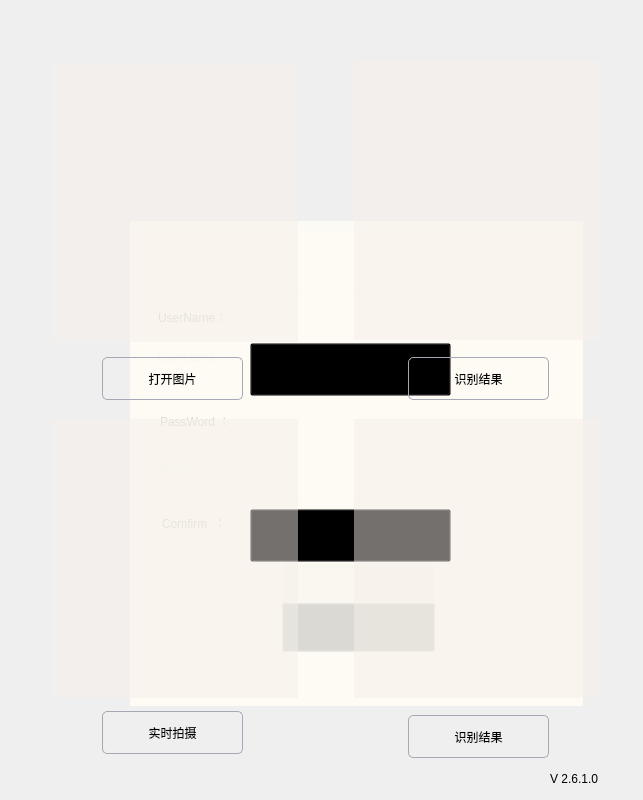
<?xml version="1.0" encoding="UTF-8"?>
<ui version="4.0">
 <class>gui</class>
 <widget class="QMainWindow" name="gui">
  <property name="geometry">
   <rect>
    <x>0</x>
    <y>0</y>
    <width>643</width>
    <height>800</height>
   </rect>
  </property>
  <property name="windowTitle">
   <string>gui</string>
  </property>
  <widget class="QWidget" name="centralwidget">
   <widget class="QLabel" name="background">
    <property name="geometry">
     <rect>
      <x>0</x>
      <y>0</y>
      <width>643</width>
      <height>800</height>
     </rect>
    </property>
    <property name="text">
     <string/>
    </property>
    <property name="pixmap">
     <pixmap resource="rec.qrc">:/new/prefix1/jpeg/login.jpg</pixmap>
    </property>
    <property name="scaledContents">
     <bool>true</bool>
    </property>
   </widget>
   <widget class="QWidget" name="login_widget" native="true">
    <property name="geometry">
     <rect>
      <x>0</x>
      <y>49</y>
      <width>643</width>
      <height>751</height>
     </rect>
    </property>
    <property name="styleSheet">
     <string notr="true">
background-color: transparent;
</string>
    </property>
    <widget class="QPushButton" name="loginButton">
     <property name="geometry">
      <rect>
       <x>282</x>
       <y>514</y>
       <width>153</width>
       <height>49</height>
      </rect>
     </property>
     <property name="styleSheet">
      <string notr="true">
                    font: 17pt &quot;华文楷体&quot;;
                </string>
     </property>
     <property name="text">
      <string>登录</string>
     </property>
    </widget>
    <widget class="QLabel" name="label_2">
     <property name="geometry">
      <rect>
       <x>130</x>
       <y>182</y>
       <width>453</width>
       <height>475</height>
      </rect>
     </property>
     <property name="styleSheet">
      <string notr="true">background-color: rgba(254, 251, 244, 220);

</string>
     </property>
     <property name="text">
      <string/>
     </property>
    </widget>
    <widget class="QLabel" name="label_Username">
     <property name="geometry">
      <rect>
       <x>158</x>
       <y>284</y>
       <width>103</width>
       <height>47</height>
      </rect>
     </property>
     <property name="styleSheet">
      <string notr="true">font: 500 15pt &quot;爱奇艺黑体 Medium&quot;;</string>
     </property>
     <property name="text">
      <string>UserName：</string>
     </property>
    </widget>
    <widget class="QLabel" name="label_Password">
     <property name="geometry">
      <rect>
       <x>160</x>
       <y>396</y>
       <width>105</width>
       <height>47</height>
      </rect>
     </property>
     <property name="styleSheet">
      <string notr="true">font: 500 15pt &quot;爱奇艺黑体 Medium&quot;;</string>
     </property>
     <property name="text">
      <string>PassWord：</string>
     </property>
    </widget>
    <widget class="QLineEdit" name="Username_LineEdit">
     <property name="geometry">
      <rect>
       <x>266</x>
       <y>284</y>
       <width>285</width>
       <height>45</height>
      </rect>
     </property>
     <property name="styleSheet">
      <string notr="true">font: 16pt &quot;方正粗黑宋简体&quot;;</string>
     </property>
    </widget>
    <widget class="QLineEdit" name="Password_LineEdit">
     <property name="geometry">
      <rect>
       <x>266</x>
       <y>396</y>
       <width>285</width>
       <height>45</height>
      </rect>
     </property>
     <property name="styleSheet">
      <string notr="true">font: 16pt &quot;方正粗黑宋简体&quot;;</string>
     </property>
    </widget>
    <zorder>label_2</zorder>
    <zorder>loginButton</zorder>
    <zorder>label_Username</zorder>
    <zorder>label_Password</zorder>
    <zorder>Password_LineEdit</zorder>
    <zorder>Username_LineEdit</zorder>
   </widget>
   <widget class="QWidget" name="operator_widget" native="true">
    <property name="geometry">
     <rect>
      <x>0</x>
      <y>49</y>
      <width>643</width>
      <height>751</height>
     </rect>
    </property>
    <property name="styleSheet">
     <string notr="true">
background-color: transparent;
</string>
    </property>
    <widget class="QLabel" name="label_4">
     <property name="geometry">
      <rect>
       <x>0</x>
       <y>0</y>
       <width>643</width>
       <height>751</height>
      </rect>
     </property>
     <property name="text">
      <string/>
     </property>
     <property name="pixmap">
      <pixmap resource="rec.qrc">:/new/prefix1/jpeg/background.jpg</pixmap>
     </property>
     <property name="scaledContents">
      <bool>true</bool>
     </property>
    </widget>
    <widget class="QPushButton" name="btn_open_image">
     <property name="geometry">
      <rect>
       <x>102</x>
       <y>308</y>
       <width>141</width>
       <height>43</height>
      </rect>
     </property>
     <property name="sizePolicy">
      <sizepolicy hsizetype="Minimum" vsizetype="Expanding">
       <horstretch>0</horstretch>
       <verstretch>0</verstretch>
      </sizepolicy>
     </property>
     <property name="minimumSize">
      <size>
       <width>0</width>
       <height>0</height>
      </size>
     </property>
     <property name="maximumSize">
      <size>
       <width>16777215</width>
       <height>16777215</height>
      </size>
     </property>
     <property name="toolTip">
      <string>Close</string>
     </property>
     <property name="styleSheet">
      <string notr="true">QPushButton {	
	color:black;
	font:16pt&quot;华文新魏&quot;;
	border: 1px solid #A7A8B6;
	border-radius: 8px;
	background-color: transparent;
     padding: 10px;
     border-radius: 5px;
}
QPushButton:hover {
     background-color: rgba(244, 239, 231,180);
	border: 1px solid #726f6b;
}
QPushButton:pressed {	
	border: 1px solid #A7A8B6;
}</string>
     </property>
     <property name="text">
      <string>打开图片</string>
     </property>
    </widget>
    <widget class="QLabel" name="image_board">
     <property name="geometry">
      <rect>
       <x>52</x>
       <y>14</y>
       <width>246</width>
       <height>279</height>
      </rect>
     </property>
     <property name="styleSheet">
      <string notr="true">     background-color: rgba(244, 239, 231,120);</string>
     </property>
     <property name="text">
      <string/>
     </property>
    </widget>
    <widget class="QPushButton" name="btn_capture_frame">
     <property name="geometry">
      <rect>
       <x>102</x>
       <y>662</y>
       <width>141</width>
       <height>43</height>
      </rect>
     </property>
     <property name="sizePolicy">
      <sizepolicy hsizetype="Minimum" vsizetype="Expanding">
       <horstretch>0</horstretch>
       <verstretch>0</verstretch>
      </sizepolicy>
     </property>
     <property name="minimumSize">
      <size>
       <width>0</width>
       <height>0</height>
      </size>
     </property>
     <property name="maximumSize">
      <size>
       <width>16777215</width>
       <height>16777215</height>
      </size>
     </property>
     <property name="toolTip">
      <string>Close</string>
     </property>
     <property name="styleSheet">
      <string notr="true">QPushButton {	
	color:black;
	font:16pt&quot;华文新魏&quot;;
	border: 1px solid #A7A8B6;
	border-radius: 8px;
	background-color: transparent;
     padding: 10px;
     border-radius: 5px;
}
QPushButton:hover {
     background-color: rgba(244, 239, 231,180);
	border: 1px solid #726f6b;
}
QPushButton:pressed {	
	border: 1px solid #A7A8B6;
}</string>
     </property>
     <property name="text">
      <string>实时拍摄</string>
     </property>
    </widget>
    <widget class="QLabel" name="canema_save">
     <property name="geometry">
      <rect>
       <x>52</x>
       <y>370</y>
       <width>246</width>
       <height>279</height>
      </rect>
     </property>
     <property name="styleSheet">
      <string notr="true">     background-color: rgba(244, 239, 231,120);</string>
     </property>
     <property name="text">
      <string/>
     </property>
    </widget>
    <widget class="QTextEdit" name="text_meterocr_photo">
     <property name="geometry">
      <rect>
       <x>354</x>
       <y>12</y>
       <width>246</width>
       <height>279</height>
      </rect>
     </property>
     <property name="styleSheet">
      <string notr="true">border: none;
background-color: rgba(244, 239, 231,120);</string>
     </property>
     <property name="html">
      <string>&lt;!DOCTYPE HTML PUBLIC &quot;-//W3C//DTD HTML 4.0//EN&quot; &quot;http://www.w3.org/TR/REC-html40/strict.dtd&quot;&gt;
&lt;html&gt;&lt;head&gt;&lt;meta name=&quot;qrichtext&quot; content=&quot;1&quot; /&gt;&lt;meta charset=&quot;utf-8&quot; /&gt;&lt;style type=&quot;text/css&quot;&gt;
p, li { white-space: pre-wrap; }
hr { height: 1px; border-width: 0; }
li.unchecked::marker { content: &quot;\2610&quot;; }
li.checked::marker { content: &quot;\2612&quot;; }
&lt;/style&gt;&lt;/head&gt;&lt;body style=&quot; font-family:'Microsoft YaHei UI'; font-size:9pt; font-weight:400; font-style:normal;&quot;&gt;
&lt;p style=&quot;-qt-paragraph-type:empty; margin-top:0px; margin-bottom:0px; margin-left:0px; margin-right:0px; -qt-block-indent:0; text-indent:0px; font-family:'SimSun';&quot;&gt;&lt;br /&gt;&lt;/p&gt;&lt;/body&gt;&lt;/html&gt;</string>
     </property>
    </widget>
    <widget class="QPushButton" name="btn_meter_ocr_photo">
     <property name="geometry">
      <rect>
       <x>408</x>
       <y>308</y>
       <width>141</width>
       <height>43</height>
      </rect>
     </property>
     <property name="sizePolicy">
      <sizepolicy hsizetype="Minimum" vsizetype="Expanding">
       <horstretch>0</horstretch>
       <verstretch>0</verstretch>
      </sizepolicy>
     </property>
     <property name="minimumSize">
      <size>
       <width>0</width>
       <height>0</height>
      </size>
     </property>
     <property name="maximumSize">
      <size>
       <width>16777215</width>
       <height>16777215</height>
      </size>
     </property>
     <property name="toolTip">
      <string>Close</string>
     </property>
     <property name="styleSheet">
      <string notr="true">QPushButton {	
	color:black;
	font:16pt&quot;华文新魏&quot;;
	border: 1px solid #A7A8B6;
	border-radius: 8px;
	background-color: transparent;
     padding: 10px;
     border-radius: 5px;
}
QPushButton:hover {
     background-color: rgba(244, 239, 231,180);
	border: 1px solid #726f6b;
}
QPushButton:pressed {	
	border: 1px solid #A7A8B6;
}</string>
     </property>
     <property name="text">
      <string>识别结果</string>
     </property>
    </widget>
    <widget class="QTextEdit" name="text_meterocr_camera">
     <property name="geometry">
      <rect>
       <x>354</x>
       <y>370</y>
       <width>246</width>
       <height>279</height>
      </rect>
     </property>
     <property name="styleSheet">
      <string notr="true">border: none;
background-color: rgba(244, 239, 231,120);</string>
     </property>
     <property name="html">
      <string>&lt;!DOCTYPE HTML PUBLIC &quot;-//W3C//DTD HTML 4.0//EN&quot; &quot;http://www.w3.org/TR/REC-html40/strict.dtd&quot;&gt;
&lt;html&gt;&lt;head&gt;&lt;meta name=&quot;qrichtext&quot; content=&quot;1&quot; /&gt;&lt;meta charset=&quot;utf-8&quot; /&gt;&lt;style type=&quot;text/css&quot;&gt;
p, li { white-space: pre-wrap; }
hr { height: 1px; border-width: 0; }
li.unchecked::marker { content: &quot;\2610&quot;; }
li.checked::marker { content: &quot;\2612&quot;; }
&lt;/style&gt;&lt;/head&gt;&lt;body style=&quot; font-family:'Microsoft YaHei UI'; font-size:9pt; font-weight:400; font-style:normal;&quot;&gt;
&lt;p style=&quot;-qt-paragraph-type:empty; margin-top:0px; margin-bottom:0px; margin-left:0px; margin-right:0px; -qt-block-indent:0; text-indent:0px; font-family:'SimSun';&quot;&gt;&lt;br /&gt;&lt;/p&gt;&lt;/body&gt;&lt;/html&gt;</string>
     </property>
    </widget>
    <widget class="QPushButton" name="btn_meter_ocr_camera">
     <property name="geometry">
      <rect>
       <x>408</x>
       <y>666</y>
       <width>141</width>
       <height>43</height>
      </rect>
     </property>
     <property name="sizePolicy">
      <sizepolicy hsizetype="Minimum" vsizetype="Expanding">
       <horstretch>0</horstretch>
       <verstretch>0</verstretch>
      </sizepolicy>
     </property>
     <property name="minimumSize">
      <size>
       <width>0</width>
       <height>0</height>
      </size>
     </property>
     <property name="maximumSize">
      <size>
       <width>16777215</width>
       <height>16777215</height>
      </size>
     </property>
     <property name="toolTip">
      <string>Close</string>
     </property>
     <property name="styleSheet">
      <string notr="true">QPushButton {	
	color:black;
	font:16pt&quot;华文新魏&quot;;
	border: 1px solid #A7A8B6;
	border-radius: 8px;
	background-color: transparent;
     padding: 10px;
     border-radius: 5px;
}
QPushButton:hover {
     background-color: rgba(244, 239, 231,180);
	border: 1px solid #726f6b;
}
QPushButton:pressed {	
	border: 1px solid #A7A8B6;
}</string>
     </property>
     <property name="text">
      <string>识别结果</string>
     </property>
    </widget>
   </widget>
   <widget class="QPushButton" name="closeButton">
    <property name="geometry">
     <rect>
      <x>592</x>
      <y>2</y>
      <width>49</width>
      <height>41</height>
     </rect>
    </property>
    <property name="styleSheet">
     <string notr="true">QPushButton {	
	border: none;
	border-radius: 8px;
	background-color: transparent;
     padding: 10px;
     border-radius: 5px;
}
QPushButton:hover {
	background-color: rgba(255, 0, 0, 100);
}
QPushButton:pressed {	
	background-color: transparent;
}</string>
    </property>
    <property name="text">
     <string/>
    </property>
    <property name="icon">
     <iconset theme="system-shutdown"/>
    </property>
    <property name="iconSize">
     <size>
      <width>26</width>
      <height>26</height>
     </size>
    </property>
    <property name="shortcut">
     <string>Esc</string>
    </property>
   </widget>
   <widget class="QPushButton" name="minimizeButton">
    <property name="geometry">
     <rect>
      <x>543</x>
      <y>2</y>
      <width>49</width>
      <height>41</height>
     </rect>
    </property>
    <property name="styleSheet">
     <string notr="true">QPushButton {	
	border: none;
	border-radius: 8px;
	background-color: transparent;
     padding: 10px;
     border-radius: 5px;
}
QPushButton:hover {
     background-color: rgba(244, 239, 231,220);
}
QPushButton:pressed {	
	background-color: transparent;
}</string>
    </property>
    <property name="text">
     <string/>
    </property>
    <property name="icon">
     <iconset resource="rec.qrc">
      <normaloff>:/new/prefix1/jpeg/zuixiaohua.jpg</normaloff>:/new/prefix1/jpeg/zuixiaohua.jpg</iconset>
    </property>
    <property name="iconSize">
     <size>
      <width>26</width>
      <height>26</height>
     </size>
    </property>
    <property name="shortcut">
     <string>Esc</string>
    </property>
   </widget>
   <widget class="QLabel" name="time_label">
    <property name="geometry">
     <rect>
      <x>152</x>
      <y>2</y>
      <width>291</width>
      <height>51</height>
     </rect>
    </property>
    <property name="styleSheet">
     <string notr="true">color: rgb(77, 77, 77);
font: 15pt &quot;楷体&quot;;</string>
    </property>
    <property name="text">
     <string/>
    </property>
   </widget>
   <widget class="QWidget" name="menu_widget" native="true">
    <property name="geometry">
     <rect>
      <x>0</x>
      <y>49</y>
      <width>643</width>
      <height>751</height>
     </rect>
    </property>
    <property name="styleSheet">
     <string notr="true">
background-color: transparent;
</string>
    </property>
    <widget class="QPushButton" name="enroll_pushButton">
     <property name="geometry">
      <rect>
       <x>250</x>
       <y>294</y>
       <width>201</width>
       <height>53</height>
      </rect>
     </property>
     <property name="styleSheet">
      <string notr="true">
     font: 17pt &quot;华文楷体&quot;;</string>
     </property>
     <property name="text">
      <string>注册</string>
     </property>
    </widget>
    <widget class="QPushButton" name="login_pushButton">
     <property name="geometry">
      <rect>
       <x>250</x>
       <y>460</y>
       <width>201</width>
       <height>53</height>
      </rect>
     </property>
     <property name="styleSheet">
      <string notr="true">
                    font: 17pt &quot;华文楷体&quot;;
                </string>
     </property>
     <property name="text">
      <string>登录</string>
     </property>
    </widget>
    <widget class="QLabel" name="label">
     <property name="geometry">
      <rect>
       <x>130</x>
       <y>182</y>
       <width>453</width>
       <height>475</height>
      </rect>
     </property>
     <property name="styleSheet">
      <string notr="true">background-color: rgba(254, 251, 244, 220);

</string>
     </property>
     <property name="text">
      <string/>
     </property>
    </widget>
    <zorder>label</zorder>
    <zorder>enroll_pushButton</zorder>
    <zorder>login_pushButton</zorder>
   </widget>
   <widget class="QWidget" name="enroll_widget" native="true">
    <property name="geometry">
     <rect>
      <x>0</x>
      <y>49</y>
      <width>643</width>
      <height>751</height>
     </rect>
    </property>
    <property name="styleSheet">
     <string notr="true">
background-color: transparent;
</string>
    </property>
    <widget class="QPushButton" name="enrollButton">
     <property name="geometry">
      <rect>
       <x>282</x>
       <y>554</y>
       <width>153</width>
       <height>49</height>
      </rect>
     </property>
     <property name="styleSheet">
      <string notr="true">
     font: 17pt &quot;华文楷体&quot;;</string>
     </property>
     <property name="text">
      <string>注册</string>
     </property>
    </widget>
    <widget class="QLabel" name="label_3">
     <property name="geometry">
      <rect>
       <x>130</x>
       <y>172</y>
       <width>453</width>
       <height>485</height>
      </rect>
     </property>
     <property name="styleSheet">
      <string notr="true">background-color: rgba(254, 251, 244, 220);

</string>
     </property>
     <property name="text">
      <string/>
     </property>
    </widget>
    <widget class="QLabel" name="label_password">
     <property name="geometry">
      <rect>
       <x>160</x>
       <y>348</y>
       <width>115</width>
       <height>47</height>
      </rect>
     </property>
     <property name="styleSheet">
      <string notr="true">font: 500 15pt &quot;爱奇艺黑体 Medium&quot;;</string>
     </property>
     <property name="text">
      <string>PassWord ：</string>
     </property>
    </widget>
    <widget class="QLabel" name="label_username">
     <property name="geometry">
      <rect>
       <x>158</x>
       <y>244</y>
       <width>127</width>
       <height>47</height>
      </rect>
     </property>
     <property name="styleSheet">
      <string notr="true">font: 500 15pt &quot;爱奇艺黑体 Medium&quot;;</string>
     </property>
     <property name="text">
      <string>UserName：</string>
     </property>
    </widget>
    <widget class="QLineEdit" name="password_LineEdit">
     <property name="geometry">
      <rect>
       <x>264</x>
       <y>348</y>
       <width>285</width>
       <height>45</height>
      </rect>
     </property>
     <property name="styleSheet">
      <string notr="true">font: 16pt &quot;方正粗黑宋简体&quot;;</string>
     </property>
    </widget>
    <widget class="QLineEdit" name="username_LineEdit">
     <property name="geometry">
      <rect>
       <x>264</x>
       <y>244</y>
       <width>285</width>
       <height>45</height>
      </rect>
     </property>
     <property name="styleSheet">
      <string notr="true">font: 16pt &quot;方正粗黑宋简体&quot;;</string>
     </property>
    </widget>
    <widget class="QLineEdit" name="comfirm_LineEdit">
     <property name="geometry">
      <rect>
       <x>264</x>
       <y>450</y>
       <width>285</width>
       <height>45</height>
      </rect>
     </property>
     <property name="styleSheet">
      <string notr="true">font: 16pt &quot;方正粗黑宋简体&quot;;</string>
     </property>
    </widget>
    <widget class="QLabel" name="label_comfirm">
     <property name="geometry">
      <rect>
       <x>162</x>
       <y>450</y>
       <width>111</width>
       <height>47</height>
      </rect>
     </property>
     <property name="styleSheet">
      <string notr="true">font: 500 15pt &quot;爱奇艺黑体 Medium&quot;;</string>
     </property>
     <property name="text">
      <string>Comfirm  ：</string>
     </property>
    </widget>
    <zorder>label_3</zorder>
    <zorder>enrollButton</zorder>
    <zorder>username_LineEdit</zorder>
    <zorder>password_LineEdit</zorder>
    <zorder>label_username</zorder>
    <zorder>label_password</zorder>
    <zorder>comfirm_LineEdit</zorder>
    <zorder>label_comfirm</zorder>
   </widget>
   <widget class="QPushButton" name="Button_last">
    <property name="geometry">
     <rect>
      <x>494</x>
      <y>2</y>
      <width>49</width>
      <height>41</height>
     </rect>
    </property>
    <property name="styleSheet">
     <string notr="true">QPushButton {	
	border: none;
	border-radius: 8px;
	background-color: transparent;
     padding: 10px;
     border-radius: 5px;
}
QPushButton:hover {
     background-color: rgba(244, 239, 231,220);
}
QPushButton:pressed {	
	background-color: transparent;
}</string>
    </property>
    <property name="text">
     <string/>
    </property>
    <property name="icon">
     <iconset theme="QIcon::ThemeIcon::EditUndo"/>
    </property>
    <property name="iconSize">
     <size>
      <width>22</width>
      <height>22</height>
     </size>
    </property>
    <property name="shortcut">
     <string>Esc</string>
    </property>
   </widget>
   <widget class="QLabel" name="label_5">
    <property name="geometry">
     <rect>
      <x>550</x>
      <y>760</y>
      <width>83</width>
      <height>38</height>
     </rect>
    </property>
    <property name="styleSheet">
     <string notr="true">font: 900 14pt &quot;爱奇艺黑体 Black&quot;;
</string>
    </property>
    <property name="text">
     <string>V 2.6.1.0</string>
    </property>
   </widget>
   <zorder>background</zorder>
   <zorder>closeButton</zorder>
   <zorder>minimizeButton</zorder>
   <zorder>time_label</zorder>
   <zorder>Button_last</zorder>
   <zorder>login_widget</zorder>
   <zorder>enroll_widget</zorder>
   <zorder>menu_widget</zorder>
   <zorder>operator_widget</zorder>
   <zorder>label_5</zorder>
  </widget>
 </widget>
 <resources>
  <include location="rec.qrc"/>
 </resources>
 <connections/>
</ui>
